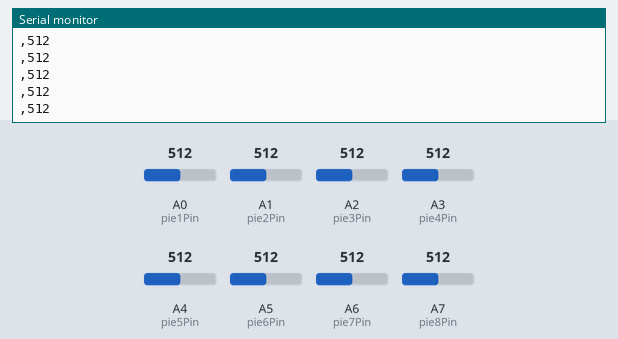
This sketch was run on a simulated Arduino Nano, built with avr-gcc and run on an emulated ATmega328P. Parts: the last lines printed to the serial monitor. The inputs (shaded band) are chosen by the test bench; at power-on: A0 (pie1Pin) = 512, A1 (pie2Pin) = 512, A2 (pie3Pin) = 512, A3 (pie4Pin) = 512, A4 (pie5Pin) = 512, A5 (pie6Pin) = 512, A6 (pie7Pin) = 512, A7 (pie8Pin) = 512.

Above: at 1.2 s.
1.3 s: A0 (pie1Pin) set to 716
2.8 s: A1 (pie2Pin) set to 716
4.3 s: A2 (pie3Pin) set to 716
5.8 s: A3 (pie4Pin) set to 716
7.3 s: A4 (pie5Pin) set to 306
At 8.0 s:
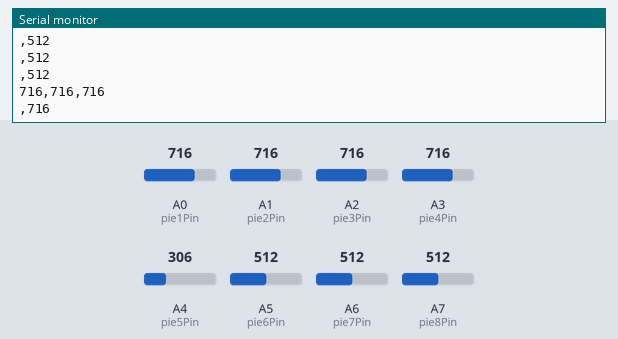
8.8 s: A5 (pie6Pin) set to 992
At 9.6 s:
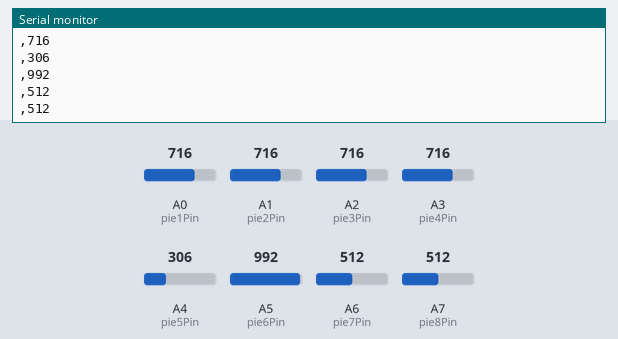
Timing chart, 0 to 11.3 s (numbered marks = the images above; inputs shaded):
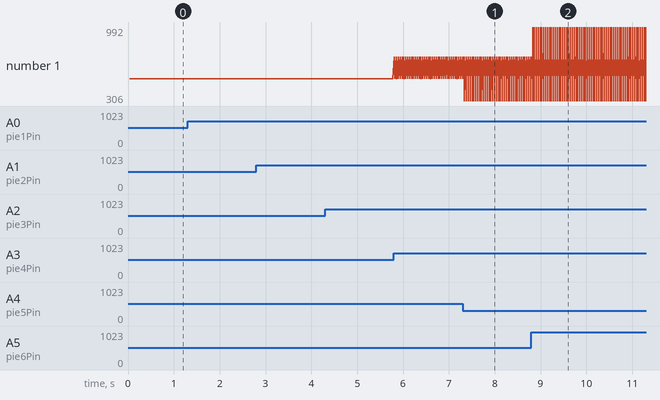

Measured:
- after the input at 7.3 s, the serial monitor: prints a new line at once (image 1)
- after the input at 8.8 s, the serial monitor: prints a new line at once (image 2)
- plotted number 1: 512 → 992 after the input at 8.8 s

The sketch:

DataToUnity.ino
```cpp
#include <elapsedMillis.h>
//test code to send data
const int pie1Pin = A0;
const int pie2Pin = A1;
const int pie3Pin = A2;
const int pie4Pin = A3;
const int pie5Pin = A4;
const int pie6Pin = A5;
const int pie7Pin = A6;
const int pie8Pin = A7;

int pie1Val = 0;
int pie2Val = 0;
int pie3Val = 0;
int pie4Val = 0;
int pie5Val = 0;
int pie6Val = 0;
int pie7Val = 0;
int pie8Val = 0;

//time variables
elapsedMillis sendToUnityTimer;
//could use int but using long for double number of bits
//unsigned means variable value will always be pos. good for millis since time adds up quickly
unsigned long sendToUnityInterval = 40;

void setup() {
  Serial.begin(115200);
  pinMode (pie1Pin, INPUT);
  //looking for full range of values so no pullup
  pinMode (pie2Pin, INPUT);
  pinMode (pie3Pin, INPUT);
  pinMode (pie4Pin, INPUT);
  pinMode (pie5Pin, INPUT);
  pinMode (pie6Pin, INPUT);
  pinMode (pie7Pin, INPUT);
  pinMode (pie8Pin, INPUT);
}

void loop() {
  readSensors();
  sendSensorDataToUnity();

}

void readSensors(){
  pie1Val = analogRead(pie1Pin);
  pie2Val = analogRead(pie2Pin);
  pie3Val = analogRead(pie3Pin);
  pie4Val = analogRead(pie4Pin);
  pie5Val = analogRead(pie5Pin);
  pie6Val = analogRead(pie6Pin);
  pie7Val = analogRead(pie7Pin);
  pie8Val = analogRead(pie8Pin);
}

void sendSensorDataToUnity(){
  //Send Data
  if (sendToUnityTimer > sendToUnityInterval){
    sendToUnityTimer = 0; //Reset Timer
    Serial.print(pie1Val);
    Serial.print(',');
    Serial.print(pie2Val);
    Serial.print(',');
    Serial.println(pie3Val);
    Serial.print(',');
    Serial.println(pie4Val);
    Serial.print(',');
    Serial.println(pie5Val);
    Serial.print(',');
    Serial.println(pie6Val);
    Serial.print(',');
    Serial.println(pie7Val);
    Serial.print(',');
    Serial.println(pie8Val);
  }

}
```
